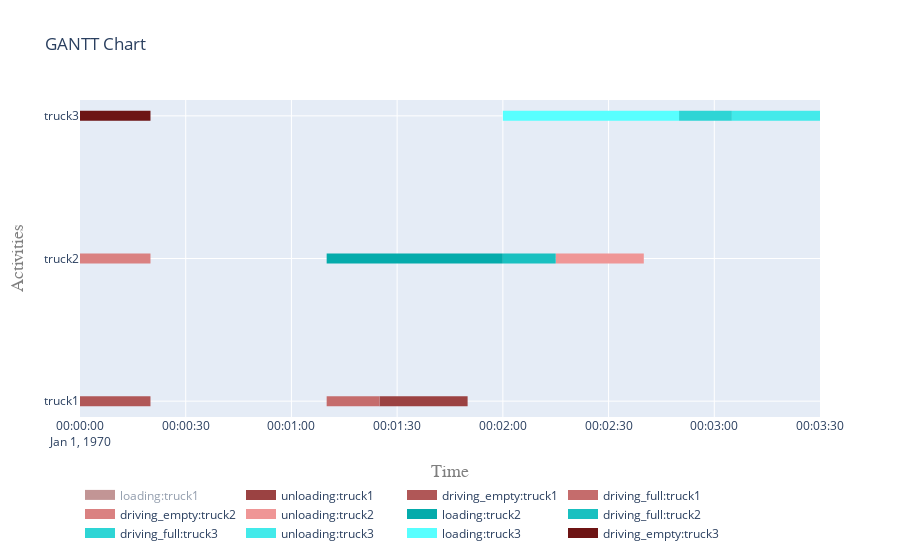

This figure's notebook cell:
### Code cell
fig = plot.get_gantt_chart([*trucks.values()], id_map=[*activities_d_truck.values()])

### Figure 1 — Plotly figure (JSON) as saved in the notebook; plotly's stock layout.template omitted (floating-point values rounded to 4 significant figures)
{"data": [{"connectgaps": false, "hoverinfo": "y+name", "line": {"color": "rgb(134,45,45)", "width": 10}, "mode": "lines", "name": "loading:truck1", "type": "scatter", "visible": "legendonly", "x": ["1970-01-01T00:00:20", "1970-01-01T00:00:20", "1970-01-01T00:01:10", "1970-01-01T00:01:10", "1970-01-01T00:01:10"], "y": ["truck1", "truck1", "truck1", "truck1", null]}, {"connectgaps": false, "hoverinfo": "y+name", "line": {"color": "rgb(155,66,66)", "width": 10}, "mode": "lines", "name": "unloading:truck1", "type": "scatter", "x": ["1970-01-01T00:01:25", "1970-01-01T00:01:25", "1970-01-01T00:01:50", "1970-01-01T00:01:50", "1970-01-01T00:01:50"], "y": ["truck1", "truck1", "truck1", "truck1", null]}, {"connectgaps": false, "hoverinfo": "y+name", "line": {"color": "rgb(176,87,87)", "width": 10}, "mode": "lines", "name": "driving_empty:truck1", "type": "scatter", "x": ["1970-01-01T00:00:00", "1970-01-01T00:00:00", "1970-01-01T00:00:20", "1970-01-01T00:00:20", "1970-01-01T00:00:20"], "y": ["truck1", "truck1", "truck1", "truck1", null]}, {"connectgaps": false, "hoverinfo": "y+name", "line": {"color": "rgb(197,108,108)", "width": 10}, "mode": "lines", "name": "driving_full:truck1", "type": "scatter", "x": ["1970-01-01T00:01:10", "1970-01-01T00:01:10", "1970-01-01T00:01:25", "1970-01-01T00:01:25", "1970-01-01T00:01:25"], "y": ["truck1", "truck1", "truck1", "truck1", null]}, {"connectgaps": false, "hoverinfo": "y+name", "line": {"color": "rgb(218,129,129)", "width": 10}, "mode": "lines", "name": "driving_empty:truck2", "type": "scatter", "x": ["1970-01-01T00:00:00", "1970-01-01T00:00:00", "1970-01-01T00:00:20", "1970-01-01T00:00:20", "1970-01-01T00:00:20"], "y": ["truck2", "truck2", "truck2", "truck2", null]}, {"connectgaps": false, "hoverinfo": "y+name", "line": {"color": "rgb(239,150,150)", "width": 10}, "mode": "lines", "name": "unloading:truck2", "type": "scatter", "x": ["1970-01-01T00:02:15", "1970-01-01T00:02:15", "1970-01-01T00:02:40", "1970-01-01T00:02:40", "1970-01-01T00:02:40"], "y": ["truck2", "truck2", "truck2", "truck2", null]}, {"connectgaps": false, "hoverinfo": "y+name", "line": {"color": "rgb(4,171,171)", "width": 10}, "mode": "lines", "name": "loading:truck2", "type": "scatter", "x": ["1970-01-01T00:01:10", "1970-01-01T00:01:10", "1970-01-01T00:02:00", "1970-01-01T00:02:00", "1970-01-01T00:02:00"], "y": ["truck2", "truck2", "truck2", "truck2", null]}, {"connectgaps": false, "hoverinfo": "y+name", "line": {"color": "rgb(25,192,192)", "width": 10}, "mode": "lines", "name": "driving_full:truck2", "type": "scatter", "x": ["1970-01-01T00:02:00", "1970-01-01T00:02:00", "1970-01-01T00:02:15", "1970-01-01T00:02:15", "1970-01-01T00:02:15"], "y": ["truck2", "truck2", "truck2", "truck2", null]}, {"connectgaps": false, "hoverinfo": "y+name", "line": {"color": "rgb(46,213,213)", "width": 10}, "mode": "lines", "name": "driving_full:truck3", "type": "scatter", "x": ["1970-01-01T00:02:50", "1970-01-01T00:02:50", "1970-01-01T00:03:05", "1970-01-01T00:03:05", "1970-01-01T00:03:05"], "y": ["truck3", "truck3", "truck3", "truck3", null]}, {"connectgaps": false, "hoverinfo": "y+name", "line": {"color": "rgb(67,234,234)", "width": 10}, "mode": "lines", "name": "unloading:truck3", "type": "scatter", "x": ["1970-01-01T00:03:05", "1970-01-01T00:03:05", "1970-01-01T00:03:30", "1970-01-01T00:03:30", "1970-01-01T00:03:30"], "y": ["truck3", "truck3", "truck3", "truck3", null]}, {"connectgaps": false, "hoverinfo": "y+name", "line": {"color": "rgb(88,255,255)", "width": 10}, "mode": "lines", "name": "loading:truck3", "type": "scatter", "x": ["1970-01-01T00:02:00", "1970-01-01T00:02:00", "1970-01-01T00:02:50", "1970-01-01T00:02:50", "1970-01-01T00:02:50"], "y": ["truck3", "truck3", "truck3", "truck3", null]}, {"connectgaps": false, "hoverinfo": "y+name", "line": {"color": "rgb(109,20,20)", "width": 10}, "mode": "lines", "name": "driving_empty:truck3", "type": "scatter", "x": ["1970-01-01T00:00:00", "1970-01-01T00:00:00", "1970-01-01T00:00:20", "1970-01-01T00:00:20", "1970-01-01T00:00:20"], "y": ["truck3", "truck3", "truck3", "truck3", null]}], "layout": {"autosize": true, "hovermode": "closest", "legend": {"orientation": "h", "x": 0, "y": -0.2}, "title": {"text": "GANTT Chart"}, "xaxis": {"range": ["1970-01-01T00:00:00", "1970-01-01T00:03:30"], "title": {"font": {"color": "#7f7f7f", "family": "Courier New, monospace", "size": 18}, "text": "Time"}, "type": "date"}, "yaxis": {"autorange": true, "range": [-0.1111, 2.111], "title": {"font": {"color": "#7f7f7f", "family": "Courier New, monospace", "size": 18}, "text": "Activities"}, "type": "category"}}}
